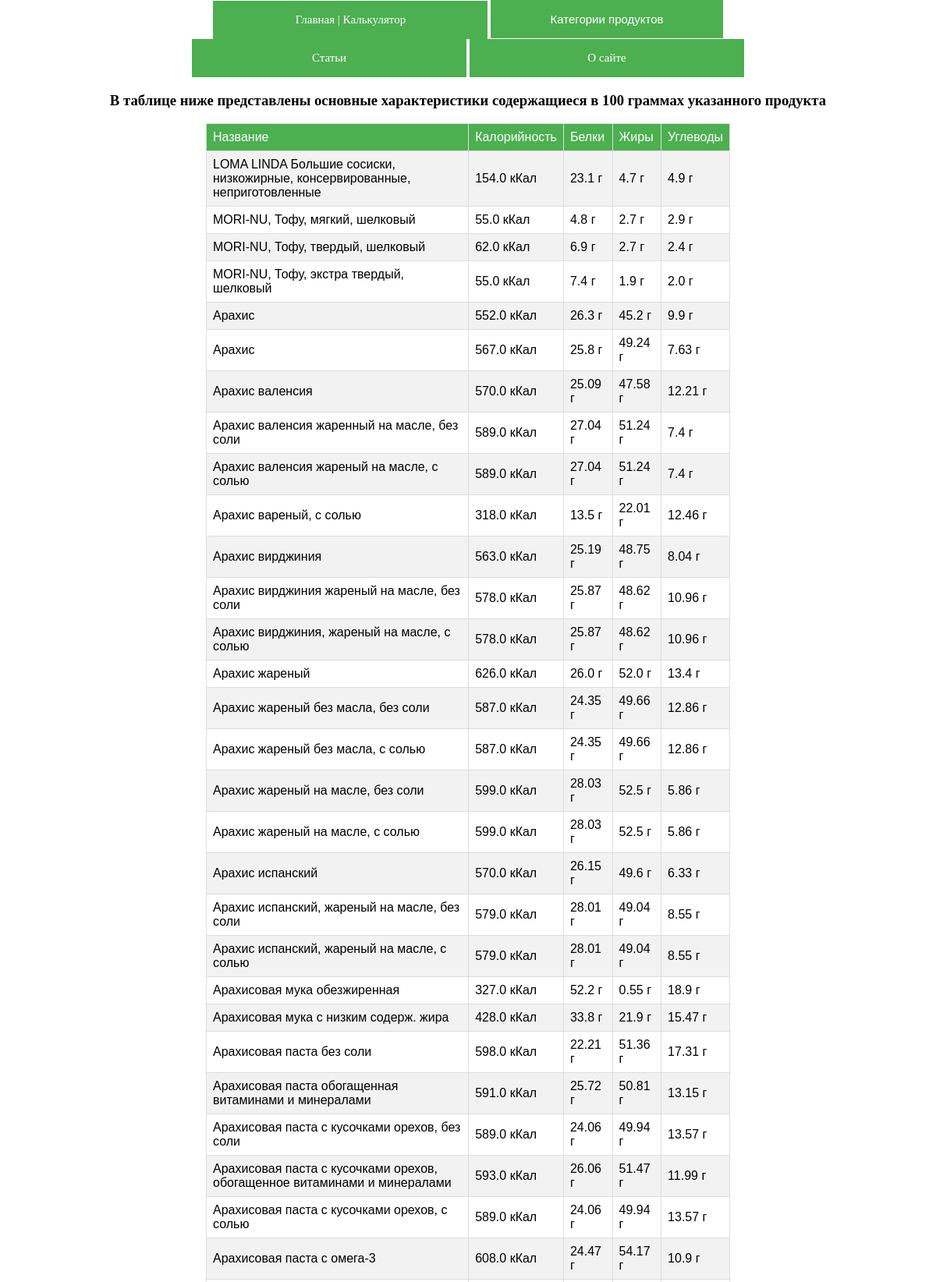
Screenshot of /category/bobovye/ (upper part) with the database file from the repository.
### calculator/models.py (models this page shows, shortened)
class Products(models.Model):
    category_name = models.CharField(max_length=255)
    title = models.CharField(max_length=255)
    calories = models.FloatField()
    protein = models.FloatField()
    fats = models.FloatField()
    carbs = models.FloatField()
    category = models.ForeignKey(Categories, on_delete=models.PROTECT)

### calculator/views.py (the view)
# urls.py: path('category/<slug:slug>/', ShowCategory.as_view(), name='category'),
class ShowCategory(CommonData, ListView):
    model = Products
    template_name = 'calculator/category.html'
    context_object_name = 'products'
    def get_context_data(self, **kwargs):
        context = super().get_context_data(**kwargs)
        category_title = Categories.objects.get(slug=self.kwargs['slug'])
        extra_context = self.get_common_context(title=category_title)
        return dict(list(context.items()) + list(extra_context.items()))
    def get_queryset(self):
        return Products.objects.filter(category__slug=self.kwargs['slug'])

### calculator/models.py (called while the page is built)
    def __str__(self):
        return self.title

    def get_absolute_url(self):
        return reverse('category', kwargs={'slug': self.slug})

### calculator/utils.py (called while the page is built)
    def get_common_context(self, **kwargs):
        context = kwargs
        context['menu'] = menu
        context['categories_list'] = categories_list
        if 'selected' not in context:
            context['selected'] = 0
        return context

### calculator/templates/calculator/category.html
{% extends 'calculator/base.html' %}
{% block content %}
<h3 class="main_header" align="center">В таблице ниже представлены основные характеристики содержащиеся в 100 граммах указанного продукта</h3>
<table class="main_table" align="center">
    <tr class="headers">
        <td>Название</td>
        <td>Калорийность</td>
        <td>Белки</td>
        <td>Жиры</td>
        <td>Углеводы</td>
    </tr>
{% for item in products %}
    <tr>
        <td>{{item.title}}</td>
        <td>{{item.calories}} кКал</td>
        <td>{{item.protein}} г</td>
        <td>{{item.fats}} г</td>
        <td>{{item.carbs}} г</td>
    </tr>
{% endfor %}
</table>
{% endblock content %}

### calculator/static/calculator/css/styles.css (style rules this page uses)
body { max-width: 80%; align: center; margin: auto; }
.main_table { font-family: Arial, Helvetica, sans-serif; border-collapse: collapse; width: 70%; table-align: center }
.main_table td, .maintable th { border: 1px solid #ddd; padding: 8px; }
.headers { background-color: #4CAF50; color: white; }
tr:nth-child(even) { background-color: #f2f2f2; }

### rows the page displays
Products: title "LOMA LINDA Большие сосиски, низкожирные, консервированные, неприготовленные", calories "154.0", protein "23.1", fats "4.7", carbs "4.9"
Products: title "MORI-NU, Тофу, мягкий, шелковый", calories "55.0", protein "4.8", fats "2.7", carbs "2.9"
Products: title "MORI-NU, Тофу, твердый, шелковый", calories "62.0", protein "6.9", fats "2.7", carbs "2.4"
Products: title "MORI-NU, Тофу, экстра твердый, шелковый", calories "55.0", protein "7.4", fats "1.9", carbs "2.0"
Products: title "Арахис", calories "552.0", protein "26.3", fats "45.2", carbs "9.9"
Products: title "Арахис", calories "567.0", protein "25.8", fats "49.24", carbs "7.63"
Products: title "Арахис валенсия", calories "570.0", protein "25.09", fats "47.58", carbs "12.21"
Products: title "Арахис валенсия жаренный на масле, без соли", calories "589.0", protein "27.04", fats "51.24", carbs "7.4"
Products: title "Арахис валенсия жареный на масле, с солью", calories "589.0", protein "27.04", fats "51.24", carbs "7.4"
Products: title "Арахис вареный, с солью", calories "318.0", protein "13.5", fats "22.01", carbs "12.46"
Products: title "Арахис вирджиния", calories "563.0", protein "25.19", fats "48.75", carbs "8.04"
Products: title "Арахис вирджиния жареный на масле, без соли", calories "578.0", protein "25.87", fats "48.62", carbs "10.96"
Products: title "Арахис вирджиния, жареный на масле, с солью", calories "578.0", protein "25.87", fats "48.62", carbs "10.96"
Products: title "Арахис жареный", calories "626.0", protein "26.0", fats "52.0", carbs "13.4"
Products: title "Арахис жареный без масла, без соли", calories "587.0", protein "24.35", fats "49.66", carbs "12.86"
Products: title "Арахис жареный без масла, с солью", calories "587.0", protein "24.35", fats "49.66", carbs "12.86"
Products: title "Арахис жареный на масле, без соли", calories "599.0", protein "28.03", fats "52.5", carbs "5.86"
Products: title "Арахис жареный на масле, с солью", calories "599.0", protein "28.03", fats "52.5", carbs "5.86"
Products: title "Арахис испанский", calories "570.0", protein "26.15", fats "49.6", carbs "6.33"
Products: title "Арахис испанский, жареный на масле, без соли", calories "579.0", protein "28.01", fats "49.04", carbs "8.55"
Products: title "Арахис испанский, жареный на масле, с солью", calories "579.0", protein "28.01", fats "49.04", carbs "8.55"
Products: title "Арахисовая мука обезжиренная", calories "327.0", protein "52.2", fats "0.55", carbs "18.9"
Products: title "Арахисовая мука с низким содерж. жира", calories "428.0", protein "33.8", fats "21.9", carbs "15.47"
Products: title "Арахисовая паста без соли", calories "598.0", protein "22.21", fats "51.36", carbs "17.31"
Products: title "Арахисовая паста обогащенная витаминами и минералами", calories "591.0", protein "25.72", fats "50.81", carbs "13.15"
Products: title "Арахисовая паста с кусочками орехов, без соли", calories "589.0", protein "24.06", fats "49.94", carbs "13.57"
Products: title "Арахисовая паста с кусочками орехов, обогащенное витаминами и минералами", calories "593.0", protein "26.06", fats "51.47", carbs "11.99"
Products: title "Арахисовая паста с кусочками орехов, с солью", calories "589.0", protein "24.06", fats "49.94", carbs "13.57"
Products: title "Арахисовая паста с омега-3", calories "608.0", protein "24.47", fats "54.17", carbs "10.9"

### other values shown
{{ point.title }} "Главная | Калькулятор" "Статьи" "О сайте"
{{ point.title }} "Категории продуктов"
